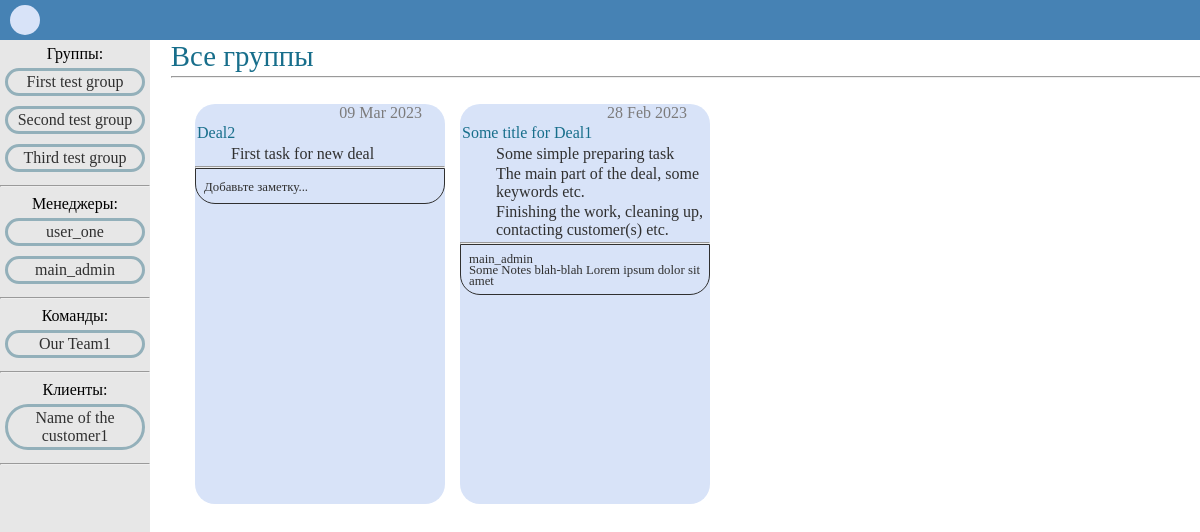
The page /association/1/ (signed in) on the database its author committed.
### main/models.py (models this page shows, shortened)
class Group(models.Model):
    name = models.CharField(max_length=256, default='Default Group Name')

class Manager(models.Model):
    user = models.OneToOneField(to=User, on_delete=models.PROTECT)
    patronymic = models.CharField(max_length=64, null=True, default=None)
    phone_number = models.CharField(max_length=64, default='+1234567890')
    profit = models.ManyToManyField(to='Profit')
    notes = models.ManyToManyField(to='Note')

class Team(models.Model):
    name = models.CharField(max_length=128, default='Default Team Name')
    description = models.CharField(max_length=256,
                                   default='Default Team Description')
    managers = models.ManyToManyField(to='Manager')
    team_leader = models.OneToOneField(to='Employee',
                                       on_delete=models.PROTECT,
                                       related_name='foreman')
    employees = models.ManyToManyField(to='Employee')
    notes = models.ManyToManyField(to='Note')

class Customer(models.Model):
    name = models.CharField(max_length=256, default='Default Customer Name')
    description = models.CharField(max_length=1024,
                                   default='Default Customer Description')
    address = models.CharField(max_length=512,
                               default='Default Customer Address')
    email = models.EmailField(max_length=64,
                              default='default.customer@email.com')
    phone_number = models.CharField(max_length=16, default='+1234567890')
    employees = models.ManyToManyField(to='Employee')
    profit = models.ManyToManyField(to='Profit')
    notes = models.ManyToManyField(to='Note')

class Deal(models.Model):
    title = models.CharField(max_length=1024, default='Default Deal Title')
    description = models.CharField(max_length=2048,
                                   default='Default Deal Description')
    deal_groups = models.ManyToManyField(to='Group')
    date_open = models.DateField(auto_now_add=True)
    deadline = models.DateField(null=True)
    date_done = models.DateField(null=True)
    is_closed = models.BooleanField(default=False)
    supervisors = models.ManyToManyField(to='Manager')
    customers = models.ManyToManyField(to='Customer')
    tasks = models.ManyToManyField(to='Task')
    budget = models.FloatField(default=0.0, null=True)
    expenses = models.FloatField(default=0.0, null=True)
    documents = models.ManyToManyField(to='Document')
    notes = models.ManyToManyField(to='Note')
    def get_balance(self) -> float | None:
        return self.budget - self.expenses

class Task(models.Model):
    title = models.CharField(max_length=1024, default='Default Task Title')
    description = models.CharField(max_length=2048,
                                   default='Default Task Description')
    date_open = models.DateField(auto_now_add=True)
    deadline = models.DateField(null=True)
    date_done = models.DateField(null=True)
    managers = models.ManyToManyField(to='Manager')
    teams = models.ManyToManyField(to='Team')
    is_done = models.BooleanField(default=False)
    notes = models.ManyToManyField(to='Note')

class Note(models.Model):
    datetime_added = models.DateTimeField(auto_now_add=True)
    user = models.OneToOneField(to=User, on_delete=models.PROTECT)
    content = models.CharField(max_length=1024, default='Default Note Content')
    public = models.BooleanField(default=True)

### main/views.py (the view)
# urls.py: path('association/<int:association_id>/', MainView.as_view(), name='main'),
class MainView(LoginRequiredMixin, ListView):
    model = Association
    template_name = 'index.html'
    context_object_name = 'association'
    def get_queryset(self):
        self.queryset = Manager.objects.get(user=self.request.user.id)\
            .association_set.get(pk=self.kwargs['association_id'])
        return super().get_queryset()
    def get_context_data(self, **kwargs):
        context = super().get_context_data(**kwargs)
        print(context.items(), self.kwargs.items(), sep='\n'+'#'*50+'\n')
        context['deals'] = self.queryset.deals.all().order_by('-id')
        context['association_for_utils'] = self.queryset
        context['group_id'] = 0
        return context
    def dispatch(self, request, *args, **kwargs):
        self.request.session['last_association'] = self.kwargs['association_id']
        return super().dispatch(request, *args, **kwargs)

### main/models.py (called while the page is built)
    def get_display_name(self):
        last_slash = self.document.name.rfind('/')
        return self.document.name[last_slash + 1:]

### templates/index.html (shortened to what this page needs)
{% extends 'base.html' %}
{% block content %}
    {% if group_id == 0 %}
        <span class="workspace-group-title">Все группы</span>
    {% else %}
        <span class="workspace-group-title">{{ group_name }}</span>
    {% endif %}
    <hr class="workspace-upper-divider">
    <ul class="workspace-cards-ul">
    {% for deal in deals %}
    <li><a class="deal-card-href" href="#blackout{{forloop.counter}}">
        <div class="deal-card">
            <div class="deal-card-date">{{ deal.date_open|date:"d M Y" }}</div>
            <div class="deal-card-content">
                <p class="content-title">{{ deal.title }}</p>
                <ul class="content-tasks-ul">
                {% for task in deal.tasks.all %}
                <li class="content-tasks-ul-item">{{ task.title }}</li>
                {% endfor %}
                </ul>
            </div>
            <hr class="deal-card-divider">
            <div class="global-notes">
                {% for note in deal.notes.all %}
                    <div class="note">
                        <span class="notes-span">{{ note.user.username }}</span>
                        <br>
                        <span class="notes-span">{{ note.content }}</span>
                    </div>
                {% empty %}
                    <span class="notes-span">Добавьте заметку...</span>
                {% endfor %}
            </div>
        </div>
    </a></li>
    {% endfor %}
    </ul>
{% endblock content %}

### templates/utils/sidebar.html
{% if association_for_utils.id %}
    <div class="sidebar">
        <div class="sidebar-content">
            <span>Группы:</span>
            {% for group in association_for_utils.groups.all %}
                <a class="deal-card-href" href="{% url 'group_view' association_for_utils.id forloop.counter %}"><div class="sidebar-plate">{{group.name}}</div><a>
            {% endfor %}
            <hr>
            <span class="class-name">Менеджеры:</span>
            {% for manager in association_for_utils.managers.all %}
                <a class="deal-card-href" href="{% url 'manager' manager.pk %}"><div class="sidebar-plate">{{manager.user.username}}</div></a>
            {% endfor %}
            <hr>
            <span>Команды:</span>
            {% for team in association_for_utils.teams.all %}
                <a class="deal-card-href" href="{% url 'team' team.pk %}"><div class="sidebar-plate">{{team.name}}</div></a>
            {% endfor %}
            <hr>
            <span>Клиенты:</span>
            {% for customer in association_for_utils.customers.all %}
                    <a class="deal-card-href" href="{% url 'customer' customer.pk %}"><div class="sidebar-plate">{{customer.name}}</div></a>
            {% endfor %}
            <hr>
        </div>
    </div>
{% endif %}

### static/css/styles.css (style rules this page uses)
.global-notes { border: 1px solid; border-radius: 0px 0px 20px 20px; padding: 8px; max-height: 15%; overflow-y: scroll; }
.note { line-height: 10px; }
.notes-span { font-size: 0.8em; }
.deal-card-href { color: rgb(48, 48, 48); text-decoration: none; display: inline-block; }
.deal-card { position: relative; z-index: 96; display: inline-block; border-radius: 20px; margin: 10px 10px 0px 5px; background-color: rgb(216, 227, 248); height: 25rem; width: 250px; }
.deal-card-date { position: absolute; right: 0; top: 5; margin-right: 23px; text-align: center; height: 20px; max-width:fit-content; color:rgb(124, 123, 123); }
.deal-card-content { position: relative; margin-top: 20px; text-align: left; max-height: 20rem; background-color: transparent; color: rgb(48, 48, 48); overflow-y: scroll; }
.content-title { margin: 0px 2px 3px 2px; color: rgb(23, 110, 139); }
.content-tasks-ul { margin: 3px 2px; padding-left: 32px; }
.content-tasks-ul-item { margin: 2px 2px; color: rgb(48, 48, 48); }
.deal-card-divider { width: auto; color: rgb(48, 48, 48); margin: 0 auto; }
.sidebar { position: fixed; left: 0; margin-top: 4px; width: 150px; height: 100%; background-color: rgb(231, 231, 231); }
.sidebar-content { position: relative; margin: 5px 0px 5px 0px; background-color: transparent; text-align: center; }
.sidebar-plate { width: 130px; margin: 5px auto 5px auto; padding: 2px; border-radius: 50px; text-align: center; background-color: transparent; border: solid; border-color: rgb(147, 176, 186); }
.workspace-group-title { line-height: 40px; font-size: 1.8em; margin-left: 2%; color: rgb(23, 110, 139); }
.workspace-upper-divider { margin: 0px; margin-left: 2%; width: 100%; }
.workspace-cards-ul { display:inline-flex; }
::marker { content: none; }

### rows shown on the page
Group: name "First test group"
Group: name "Second test group"
Group: name "Third test group"
Manager: user.username "user_one"
Manager: user.username "main_admin"
Team: name "Our Team1"
Customer: name "Name of the customer1"
Deal: date_open "09 Mar 2023", title "Deal2"
Task: title "First task for new deal"
Deal: date_open "28 Feb 2023", title "Some title for Deal1"
Task: title "Some simple preparing task"
Task: title "The main part of the deal, some keywords etc."
Task: title "Finishing the work, cleaning up, contacting customer(s) etc."
Note: user.username "main_admin", content "Some Notes blah-blah Lorem ipsum dolor sit amet"
